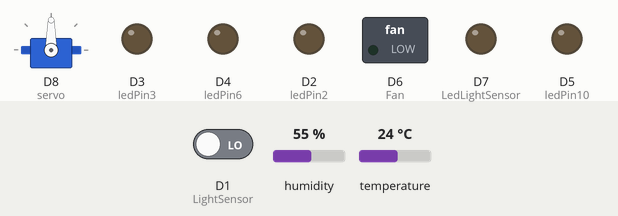
A sketch run on a simulated ESP8266 (NodeMCU). Shown: servo, switched loads named in the sketch (green lamp = pin HIGH), output pins drawn as LEDs (lit = HIGH). Inputs (shaded band) come from the test bench; at power-on: D1 (LightSensor) LOW, humidity 55 %, temperature 24 °C. WiFi joins after 1.5 s; servers stay silent unless stated; no MQTT or app messages arrive unless stated; what the sketch prints to the serial monitor is not drawn.

Above: at 2.7 s.
2.8 s: D1 (LightSensor) driven HIGH
At 3.8 s:
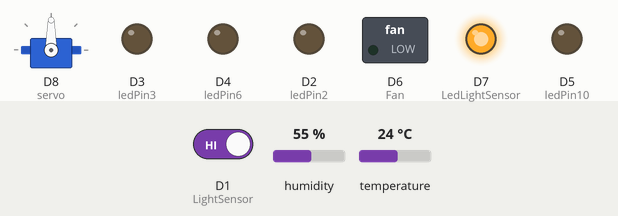
7.3 s: D1 (LightSensor) driven LOW
At 8.4 s:
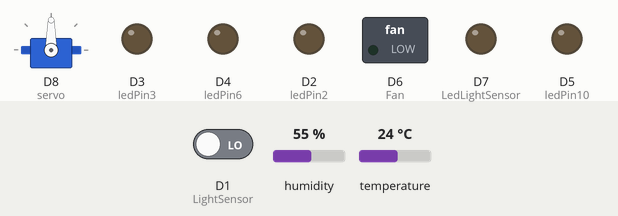
Timing chart, 0 to 10.3 s (numbered marks = the images above; inputs shaded):
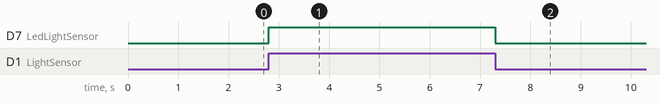

The sketch:

final_iot.ino
```cpp
#include <ESP8266WiFi.h>
#include <PubSubClient.h>
#include <Servo.h>
#include <DHT.h>
#include <SimpleTimer.h>

#include <ArduinoJson.h>

// Cập nhật thông tin wifi
//#define ssid "Onii-chan"
//#define password "999999999"

#define ssid "hai ngo"
#define password "xaugai0607"

//#define ssid "thang"
//#define password "1234567890"

//#define ssid "12345678"
//#define password "88888888"

//#define ssid "TP-Link_C124"
//#define password "46527981"

// Thông tin về MQTT Broker
#define mqtt_server "ithust.xyz" // Thay bằng thông tin của bạn
#define mqtt_topic_pub "demo"       //Giữ nguyên nếu bạn tạo topic tên là demo
#define mqtt_topic_sub "helo"
#define Fan D6 // bed room
#define ledPin2 D2 // living room
#define ledPin3 D3 // living room
#define ledPin6 D4 // kitchen
#define ledPin10 D5 // bed room
#define LightSensor D1
#define LedLightSensor D7

//#define mqtt_user "esp8266"    //Giữ nguyên nếu bạn tạo user là esp8266 và pass là 123456
//#define mqtt_pwd "123456"

const uint16_t mqtt_port = 1883; //Port của CloudMQTT

//Khai báo chân của cảm biến nhiệt độ chân D0
const int DHTTYPE = DHT11;
const int DHTPIN = D0;
int value, real_value;
DHT dht(DHTPIN, DHTTYPE);

Servo servo; // khai báo đối tượng servo
int pos; // góc hiện tại của servo

WiFiClient espClient;
PubSubClient client(espClient);

long lastMsg = 0;
char msg[50];

void controlServo(int param)
{
  if (pos < param) {
    for (pos; pos <= param; pos += 1) {
      servo.write(pos);
      delay(10);
    }
  } else {
    for (pos; pos >= param; pos -= 1) {
      servo.write(pos);
      delay(10);
    }
  }
}

void setup()
{
    Serial.begin(115200);
    //set up wifi
    setup_wifi();

    dht.begin(); //khỏi động cảm biến đo nhiệt độ độ ẩm
    pinMode(Fan, OUTPUT);
    pinMode(ledPin2, OUTPUT); // Khai báo đèn id 1
    pinMode(ledPin3, OUTPUT); // Khai báo đèn id 2
    pinMode(ledPin6, OUTPUT); // Khai báo đèn id 3
    pinMode(ledPin10, OUTPUT); // Khai báo đèn id 6
    pinMode(LightSensor, INPUT); // Khai báo chân cảm biến ánh sáng
    pinMode(LedLightSensor, OUTPUT); // Khái báo đèn ngoài sân
    servo.attach(D8); // khai báo chấn điều khiển servo

    //set up pubsub
    client.setServer(mqtt_server, mqtt_port);
    client.setCallback(callback);

    digitalWrite(Fan, LOW);
    digitalWrite(ledPin2, LOW);
    digitalWrite(ledPin3, LOW);
    digitalWrite(ledPin6, LOW);
    digitalWrite(ledPin10, LOW);
    digitalWrite(LedLightSensor, LOW);

    delay(10);

}

// Hàm kết nối wifi
void setup_wifi()
{
    delay(10);
    Serial.println();
    Serial.print("Connecting to ");
    Serial.println(ssid);
    WiFi.begin(ssid, password);
    while (WiFi.status() != WL_CONNECTED)
    {
        delay(500);
        Serial.print(".");
    }
    Serial.println("");
    Serial.println("WiFi connected");
    Serial.println("IP address: ");
    Serial.println(WiFi.localIP());
}

// Hàm call back để nhận dữ liệu
void callback(char *topic, byte *payload, unsigned int length)
{
    String message="";
    String id="";
    String status="";
    boolean flagStatus=false;
    Serial.print("Message arrived [");
    Serial.print(topic);
    Serial.print("] ");
    for (int i = 0; i < length; i++)
    {
        char c = (char)payload[i];
        Serial.print(c);
        message.concat(c);
        if(c=='-'){
          flagStatus=true;
          continue;
        }
        if(flagStatus){
          status.concat(c);
        }else{
          id.concat(c);
        }

    }
    Serial.print(message);
    int idint=atoi(id.c_str());

  switch (idint){
   case 1:
       if (status.equals("on")){
          digitalWrite(Fan, HIGH);
        } else {
          digitalWrite(Fan, LOW);
        }
        break;
   case 2:
       if (status.equals("on")){
          digitalWrite(ledPin2, HIGH);
        } else {
          digitalWrite(ledPin2, LOW);
        }
        break;
   case 3:
       if (status.equals("on")){
          digitalWrite(ledPin3, HIGH);
        } else {
          digitalWrite(ledPin3, LOW);
        }
        break;
   case 6:
       if (status.equals("on")){
          digitalWrite(ledPin6, HIGH);
        } else {
          digitalWrite(ledPin6, LOW);
        }
        break;
   case 10:
       if (status.equals("on")){
          digitalWrite(ledPin10, HIGH);
        } else {
          digitalWrite(ledPin10, LOW);
        }
        break;
    case 17:
        if (status.equals("on")){
          controlServo(180);
        }else if (status.equals("off")){
          controlServo(0);
        }else{
          controlServo(atoi(status.c_str()));
        }
        break;

  }

}

// Hàm reconnect thực hiện kết nối lại khi mất kết nối với MQTT Broker
void reconnect()
{
    // Chờ tới khi kết nối
    while (!client.connected())
    {
        Serial.print("Attempting MQTT connection...");
        // Thực hiện kết nối với mqtt user và pass
        if (client.connect("ESP8266Client"))
        {
            Serial.println("connected");
            // Khi kết nối sẽ publish thông báo
            client.publish(mqtt_topic_pub, "ESP_reconnected");
            // ... và nhận lại thông tin này
            client.subscribe(mqtt_topic_sub);
        }
        else
        {
            Serial.print("failed, rc=");
            Serial.print(client.state());
            Serial.println(" try again in 5 seconds");
            // Đợi 5s
            delay(5000);
        }
    }
}

void loop()
{
    // Kiểm tra kết nối
    if (!client.connected())
    {
        reconnect();
    }

    client.loop();
    digitalWrite(LedLightSensor,digitalRead(LightSensor));

    // Sau mỗi 2s sẽ thực hiện publish dòng hello world lên MQTT broker và
    long now = millis();
    if (now - lastMsg > 2000)
    {
//        Serial.println(digitalRead(LightSensor));

        //đọc nhiệt độ, độ ẩm
        float h = dht.readHumidity();    //Đọc độ ẩm
        float t = dht.readTemperature(); //Đọc nhiệt độ

        lastMsg = now;
        StaticJsonBuffer<300> JSONbuffer;
        JsonObject &JSONencoder = JSONbuffer.createObject();

        //Sửa property thành camelCase
        JSONencoder["humidityAir"] = h;
        JSONencoder["temperature"] = t;

        char JSONmessageBuffer[100];
        JSONencoder.printTo(JSONmessageBuffer, sizeof(JSONmessageBuffer));

        client.publish(mqtt_topic_pub, JSONmessageBuffer);
    }
}
```

Measured:
- after the input at 2.8 s, D7 (LedLightSensor): LOW → HIGH at once
- after the input at 7.3 s, D7 (LedLightSensor): HIGH → LOW at once
